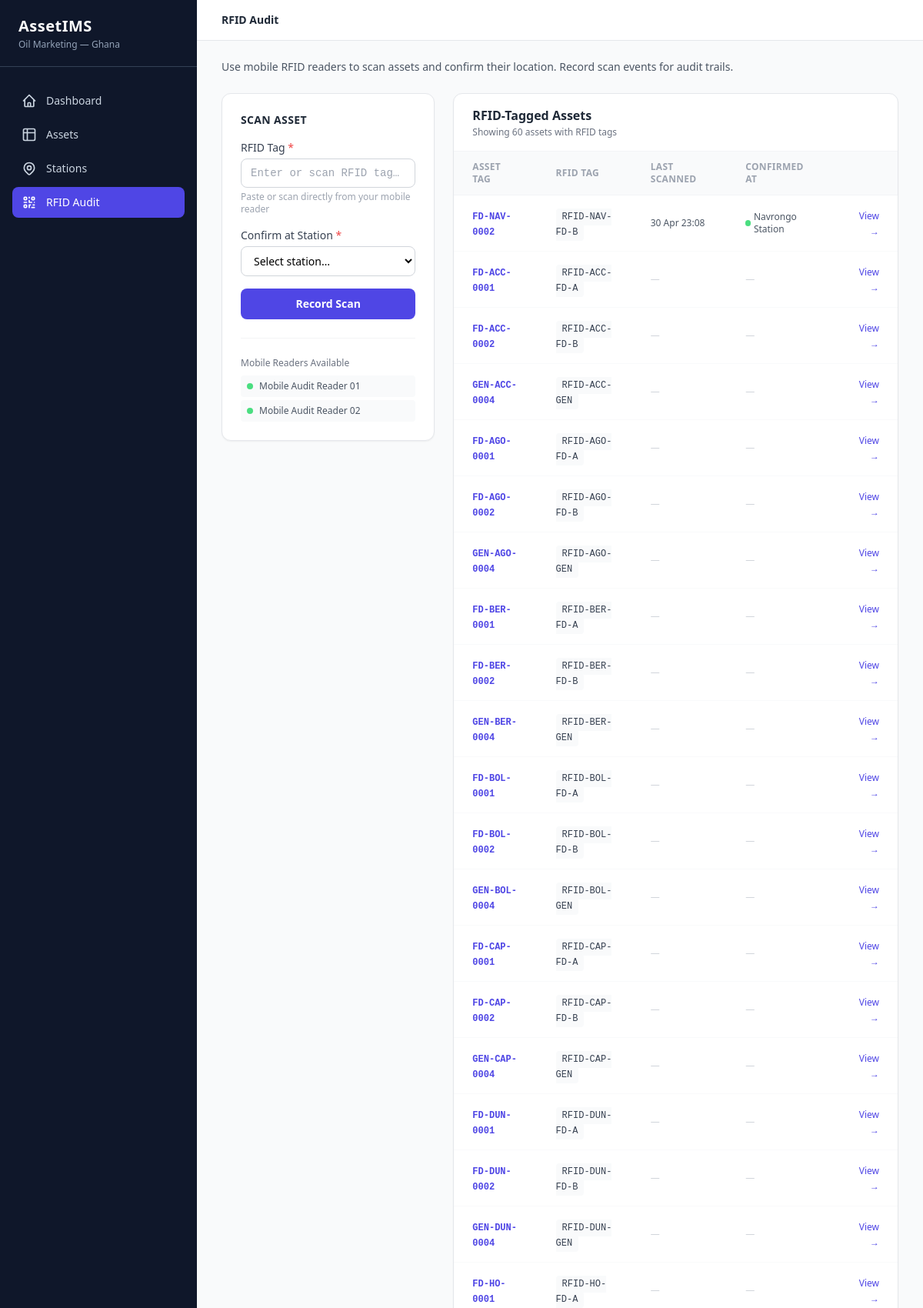
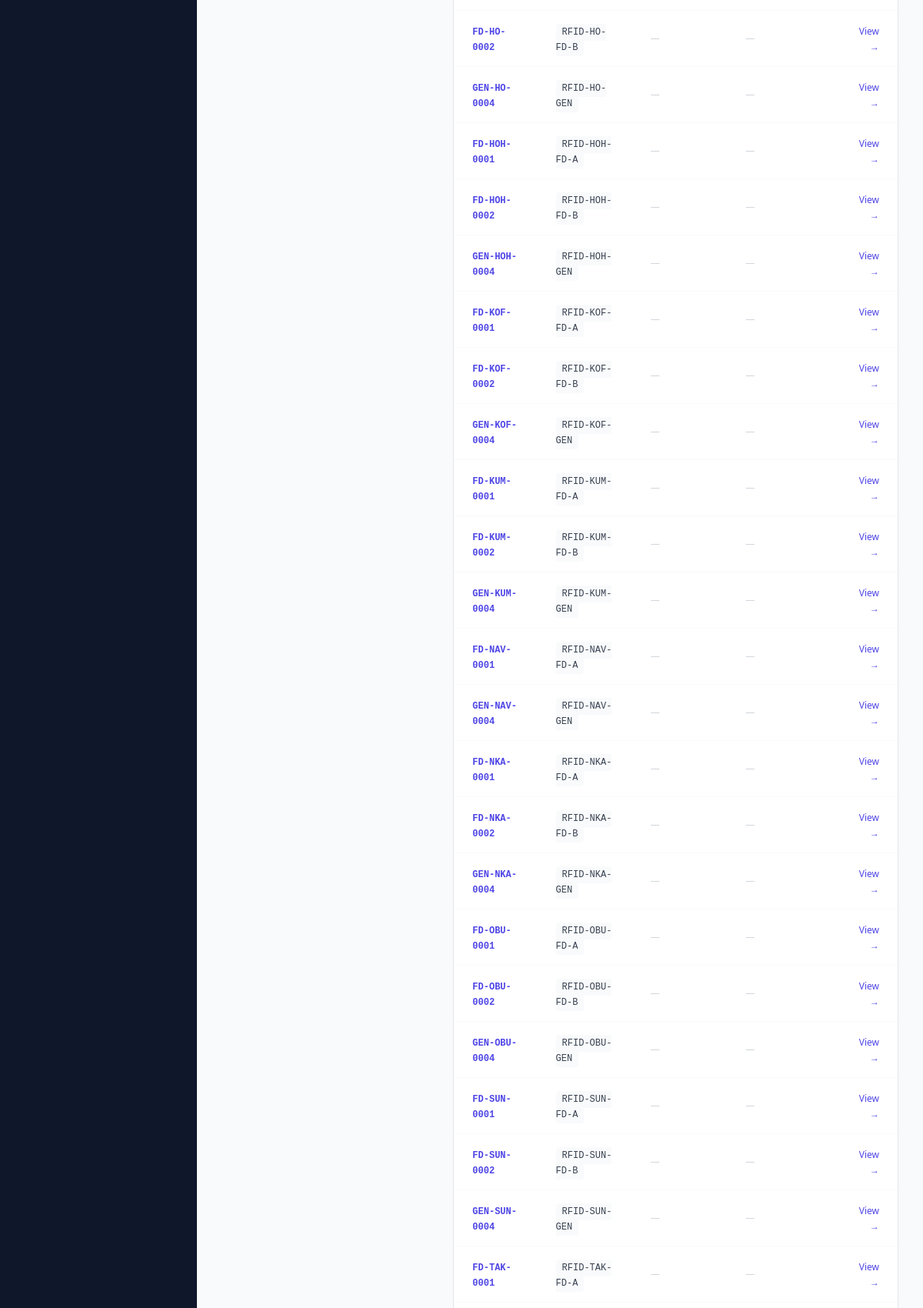
/rfid/audit (signed in, upper part), run on the app's committed database (2 pictures, top to bottom).
### app/db/models/rfid_reader.py (models this page shows)
class RFIDReader(Base):
    __tablename__ = "rfid_readers"
    id: Mapped[int] = mapped_column(primary_key=True)
    name: Mapped[str] = mapped_column(String(100), nullable=False)
    reader_code: Mapped[str] = mapped_column(String(30), unique=True, nullable=False)
    reader_type: Mapped[str] = mapped_column(String(20), nullable=False, default="stationary")
    site_id: Mapped[int | None] = mapped_column(ForeignKey("locations.id"), nullable=True)
    is_active: Mapped[bool] = mapped_column(Boolean, nullable=False, default=True)
    site: Mapped[Location | None] = relationship("Location", foreign_keys=[site_id], lazy="select")

### app/db/models/asset.py (models this page shows)
class Asset(Base):
    __tablename__ = "assets"
    id: Mapped[int] = mapped_column(primary_key=True, index=True)
    asset_tag: Mapped[str] = mapped_column(String(64), unique=True, nullable=False, index=True)
    name: Mapped[str | None] = mapped_column(String(128), nullable=True)
    brand: Mapped[str | None] = mapped_column(String(64), nullable=True)
    model_no: Mapped[str | None] = mapped_column(String(128), nullable=True)
    serial_no: Mapped[str | None] = mapped_column(String(128), nullable=True)
    category: Mapped[str | None] = mapped_column(String(64), nullable=True)
    department: Mapped[str | None] = mapped_column(String(64), nullable=True)
    location: Mapped[str | None] = mapped_column(String(128), nullable=True)
    site_id: Mapped[int | None] = mapped_column(ForeignKey("locations.id"), nullable=True)
    assigned_to: Mapped[str | None] = mapped_column(String(128), nullable=True)
    purchase_date: Mapped[date | None] = mapped_column(Date, nullable=True)
    purchase_cost: Mapped[float | None] = mapped_column(Float, nullable=True)
    warranty_expiry: Mapped[date | None] = mapped_column(Date, nullable=True)
    notes: Mapped[str | None] = mapped_column(Text, nullable=True)
    status: Mapped[str] = mapped_column(String(20), nullable=False, default="in_stock")
    rfid_tag: Mapped[str | None] = mapped_column(String(64), nullable=True, index=True)
    rfid_last_seen: Mapped[datetime | None] = mapped_column(DateTime, nullable=True)
    rfid_confirmed_site_id: Mapped[int | None] = mapped_column(ForeignKey("locations.id"), nullable=True)
    created_at: Mapped[datetime] = mapped_column(DateTime, server_default=func.now(), nullable=False)
    updated_at: Mapped[datetime] = mapped_column(
        DateTime, server_default=func.now(), onupdate=func.now(), nullable=False
    )
    site: Mapped[Location | None] = relationship(
        "Location", foreign_keys=[site_id], lazy="select"
    )
    rfid_confirmed_site: Mapped[Location | None] = relationship(
        "Location", foreign_keys=[rfid_confirmed_site_id], lazy="select"
    )

### app/db/models/location.py (models this page shows)
class Location(Base):
    __tablename__ = "locations"
    id: Mapped[int] = mapped_column(primary_key=True)
    name: Mapped[str] = mapped_column(String(100), nullable=False)
    code: Mapped[str] = mapped_column(String(30), unique=True, nullable=False)
    address: Mapped[str | None] = mapped_column(String(200), nullable=True)
    latitude: Mapped[float | None] = mapped_column(Float, nullable=True)
    longitude: Mapped[float | None] = mapped_column(Float, nullable=True)

### app/web/router.py (the view)
@router.get("/rfid/audit", response_class=HTMLResponse)
def rfid_audit(request: Request, db: Session = Depends(get_db)):
    user = _get_user(request, db)
    if not user:
        return RedirectResponse(url="/login", status_code=302)
    rfid_assets = (
        db.query(Asset)
        .filter(Asset.rfid_tag.isnot(None))
        .order_by(Asset.rfid_last_seen.desc().nullslast())
        .all()
    )
    mobile_readers = (
        db.query(RFIDReader)
        .filter(RFIDReader.reader_type == "mobile", RFIDReader.is_active == True)  # noqa: E712
        .all()
    )
    locations = db.query(Location).order_by(Location.name).all()
    return templates.TemplateResponse("rfid/audit.html", _ctx(
        request, user,
        rfid_assets=rfid_assets,
        mobile_readers=mobile_readers,
        locations=locations,
        success=request.query_params.get("success"),
        error=request.query_params.get("error"),
        active_page="rfid",
    ))

### app/templates/rfid/audit.html (shortened to what this page needs)
{% extends "base.html" %}
{% block page_title %}RFID Audit{% endblock %}
{% block content %}
<div class="mb-6">
  <p class="text-sm text-gray-600">
    Use mobile RFID readers to scan assets and confirm their location. Record scan events for audit trails.
  </p>
</div>
<div class="grid grid-cols-1 lg:grid-cols-3 gap-6">
  <div class="lg:col-span-1">
    <div class="bg-white rounded-xl border border-gray-200 shadow-sm p-6 sticky top-24">
      <h2 class="text-sm font-semibold text-gray-800 uppercase tracking-wide mb-4">Scan Asset</h2>
      <form method="post" action="/rfid/scan" class="space-y-4">
        <div>
          <label class="block text-sm font-medium text-gray-700 mb-1">RFID Tag <span class="text-red-500">*</span></label>
          <input type="text" name="rfid_tag"
                 placeholder="Enter or scan RFID tag…"
                 autofocus
                 class="w-full px-3 py-2 text-sm border border-gray-300 rounded-lg focus:outline-none focus:ring-2 focus:ring-indigo-400 font-mono transition" />
          <p class="text-xs text-gray-400 mt-1">Paste or scan directly from your mobile reader</p>
        </div>
        <div>
          <label class="block text-sm font-medium text-gray-700 mb-1">Confirm at Station <span class="text-red-500">*</span></label>
          <select name="site_id" required
                  class="w-full px-3 py-2 text-sm border border-gray-300 rounded-lg focus:outline-none focus:ring-2 focus:ring-indigo-400 bg-white transition">
            <option value="">Select station…</option>
          </select>
        </div>
        <button type="submit"
                class="w-full px-4 py-2.5 bg-indigo-600 hover:bg-indigo-700 text-white text-sm font-semibold rounded-lg transition-colors">
          Record Scan
        </button>
      </form>
      <div class="mt-6 pt-6 border-t border-gray-100">
        <p class="text-xs font-medium text-gray-500 mb-2">Mobile Readers Available</p>
        <div class="space-y-1">
          {% if mobile_readers %}
            {% for reader in mobile_readers %}
            <div class="flex items-center gap-2 text-xs text-gray-600 bg-gray-50 px-2 py-1.5 rounded">
              <span class="w-2 h-2 rounded-full bg-green-400"></span>
              {{ reader.name }}
            </div>
            {% endfor %}
          {% else %}
            <p class="text-xs text-gray-400 italic">No mobile readers configured</p>
          {% endif %}
        </div>
      </div>
    </div>
  </div>
  <div class="lg:col-span-2">
    <div class="bg-white rounded-xl border border-gray-200 shadow-sm">
      <div class="px-6 py-4 border-b border-gray-100">
        <h2 class="font-semibold text-gray-800">RFID-Tagged Assets</h2>
        <p class="text-xs text-gray-500 mt-0.5">
          Showing {{ rfid_assets | length }} asset{% if rfid_assets | length != 1 %}s{% endif %} with RFID tags
        </p>
      </div>
      <div class="overflow-x-auto">
        <table class="w-full text-sm">
          <thead>
            <tr class="text-left text-xs font-semibold text-gray-400 uppercase tracking-wide border-b border-gray-100 bg-gray-50">
              <th class="px-6 py-3">Asset Tag</th>
              <th class="px-6 py-3">RFID Tag</th>
              <th class="px-6 py-3">Last Scanned</th>
              <th class="px-6 py-3">Confirmed At</th>
              <th class="px-6 py-3"></th>
            </tr>
          </thead>
          <tbody class="divide-y divide-gray-50">
            {% if rfid_assets %}
              {% for asset in rfid_assets %}
              <tr class="hover:bg-gray-50 transition-colors">
                <td class="px-6 py-4">
                  <a href="/assets/{{ asset.id }}" class="font-mono text-xs font-semibold text-indigo-600 hover:underline">{{ asset.asset_tag }}</a>
                </td>
                <td class="px-6 py-4">
                  <span class="font-mono text-xs text-gray-700 bg-gray-50 px-2 py-1 rounded">{{ asset.rfid_tag }}</span>
                </td>
                <td class="px-6 py-4 text-gray-600 text-xs">
                  {% if asset.rfid_last_seen %}
                    {{ asset.rfid_last_seen.strftime('%d %b %H:%M') }}
                  {% else %}
                    <span class="text-gray-300">—</span>
                  {% endif %}
                </td>
                <td class="px-6 py-4 text-gray-600 text-xs">
                  {% if asset.rfid_confirmed_site %}
                    <span class="inline-flex items-center gap-1">
                      <span class="w-2 h-2 rounded-full bg-green-400"></span>
                      {{ asset.rfid_confirmed_site.name }}
                    </span>
                  {% else %}
                    <span class="text-gray-300">—</span>
                  {% endif %}
                </td>
                <td class="px-6 py-4 text-right">
                  <a href="/assets/{{ asset.id }}" class="text-indigo-600 hover:text-indigo-800 text-xs font-medium">View →</a>
                </td>
              </tr>
              {% endfor %}
            {% endif %}
          </tbody>
        </table>
      </div>
    </div>
  </div>
</div>
{% endblock %}

### data on the page
RFIDReader: name "Mobile Audit Reader 01"
RFIDReader: name "Mobile Audit Reader 02"
Asset: asset_tag "FD-NAV-0002", rfid_tag "RFID-NAV-FD-B", rfid_last_seen "30 Apr 23:08", rfid_confirmed_site.name "Navrongo Station"
Asset: asset_tag "FD-ACC-0001", rfid_tag "RFID-ACC-FD-A"
Asset: asset_tag "FD-ACC-0002", rfid_tag "RFID-ACC-FD-B"
Asset: asset_tag "GEN-ACC-0004", rfid_tag "RFID-ACC-GEN"
Asset: asset_tag "FD-AGO-0001", rfid_tag "RFID-AGO-FD-A"
Asset: asset_tag "FD-AGO-0002", rfid_tag "RFID-AGO-FD-B"
Asset: asset_tag "GEN-AGO-0004", rfid_tag "RFID-AGO-GEN"
Asset: asset_tag "FD-BER-0001", rfid_tag "RFID-BER-FD-A"
Asset: asset_tag "FD-BER-0002", rfid_tag "RFID-BER-FD-B"
Asset: asset_tag "GEN-BER-0004", rfid_tag "RFID-BER-GEN"
Asset: asset_tag "FD-BOL-0001", rfid_tag "RFID-BOL-FD-A"
Asset: asset_tag "FD-BOL-0002", rfid_tag "RFID-BOL-FD-B"
Asset: asset_tag "GEN-BOL-0004", rfid_tag "RFID-BOL-GEN"
Asset: asset_tag "FD-CAP-0001", rfid_tag "RFID-CAP-FD-A"
Asset: asset_tag "FD-CAP-0002", rfid_tag "RFID-CAP-FD-B"
Asset: asset_tag "GEN-CAP-0004", rfid_tag "RFID-CAP-GEN"
Asset: asset_tag "FD-DUN-0001", rfid_tag "RFID-DUN-FD-A"
Asset: asset_tag "FD-DUN-0002", rfid_tag "RFID-DUN-FD-B"
Asset: asset_tag "GEN-DUN-0004", rfid_tag "RFID-DUN-GEN"
Asset: asset_tag "FD-HO-0001", rfid_tag "RFID-HO-FD-A"
Asset: asset_tag "FD-HO-0002", rfid_tag "RFID-HO-FD-B"
Asset: asset_tag "GEN-HO-0004", rfid_tag "RFID-HO-GEN"
Asset: asset_tag "FD-HOH-0001", rfid_tag "RFID-HOH-FD-A"
Asset: asset_tag "FD-HOH-0002", rfid_tag "RFID-HOH-FD-B"
Asset: asset_tag "GEN-HOH-0004", rfid_tag "RFID-HOH-GEN"
Asset: asset_tag "FD-KOF-0001", rfid_tag "RFID-KOF-FD-A"
Asset: asset_tag "FD-KOF-0002", rfid_tag "RFID-KOF-FD-B"
Asset: asset_tag "GEN-KOF-0004", rfid_tag "RFID-KOF-GEN"
Asset: asset_tag "FD-KUM-0001", rfid_tag "RFID-KUM-FD-A"
Asset: asset_tag "FD-KUM-0002", rfid_tag "RFID-KUM-FD-B"
Asset: asset_tag "GEN-KUM-0004", rfid_tag "RFID-KUM-GEN"
Asset: asset_tag "FD-NAV-0001", rfid_tag "RFID-NAV-FD-A"
Asset: asset_tag "GEN-NAV-0004", rfid_tag "RFID-NAV-GEN"
Asset: asset_tag "FD-NKA-0001", rfid_tag "RFID-NKA-FD-A"
Asset: asset_tag "FD-NKA-0002", rfid_tag "RFID-NKA-FD-B"
Asset: asset_tag "GEN-NKA-0004", rfid_tag "RFID-NKA-GEN"
Asset: asset_tag "FD-OBU-0001", rfid_tag "RFID-OBU-FD-A"
Asset: asset_tag "FD-OBU-0002", rfid_tag "RFID-OBU-FD-B"
Asset: asset_tag "GEN-OBU-0004", rfid_tag "RFID-OBU-GEN"
Asset: asset_tag "FD-SUN-0001", rfid_tag "RFID-SUN-FD-A"
Asset: asset_tag "FD-SUN-0002", rfid_tag "RFID-SUN-FD-B"
Asset: asset_tag "GEN-SUN-0004", rfid_tag "RFID-SUN-GEN"
Asset: asset_tag "FD-TAK-0001", rfid_tag "RFID-TAK-FD-A"

### other printed values
{{ rfid_assets | length }} "60"
